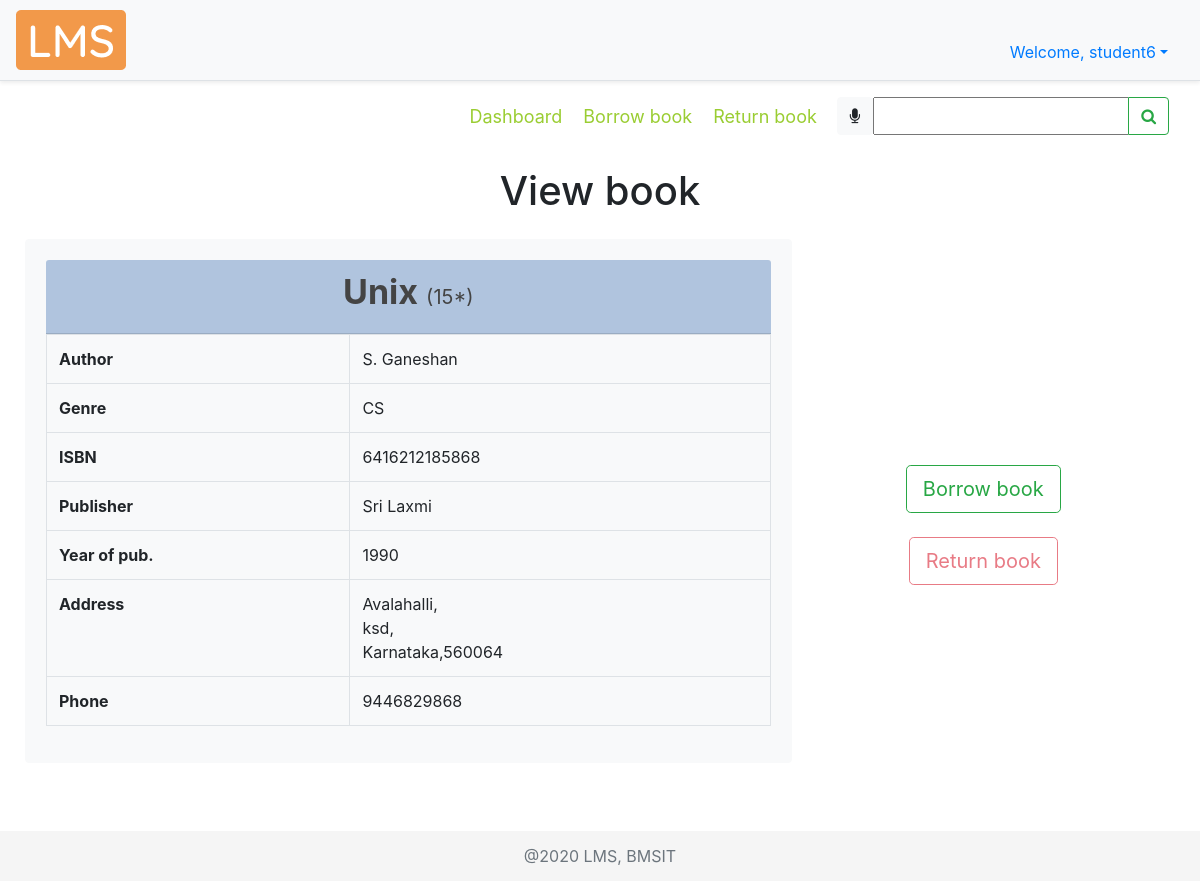
Page /viewbook/1/ (signed in) on the committed database.
### account/models.py (models this page shows, shortened)
class Account(AbstractBaseUser):
    COURSES = (
        ("ISE","Information Science Engineering"),
        ("CSE","Computer Science Engineering"),
        ("ECE","Electronics and Communication Engineering"),
        ("ME","Mechanical Engineering"),
        ("ETE","Electronics and Telecommunication Engineering"),
        ("EEE","Electrical and Electronics Engineering"),
        ("CIV","Civil Engineering"),
        ("MCA","Master of Computer Applications"),
        ("AI&ML","Artificial Intelligence and Machine Learning")
    )
    SEM = (
        (1, 1),
        (2, 2),
        (3, 3),
        (4, 4),
        (5, 5),
        (6, 6),
        (7, 7),
        (8, 8),
    )
    email = models.EmailField(verbose_name="email", max_length=50, unique=True, help_text="Email id")
    username = models.CharField(max_length=30, unique=True, help_text="Username")
    fName = models.CharField(max_length=20, help_text='First name')
    mName = models.CharField(max_length=20, help_text='Middle name', blank=True)
    lName = models.CharField(max_length=20, help_text='Last name', blank=True)
    streetAddr = models.CharField(max_length=50, help_text="Street Address", null=True)
    district = models.CharField(max_length=20, null=True, help_text="District")
    state = models.CharField(max_length=20, null=True, help_text="State")
    pinCode = models.CharField(max_length=6, null=True, help_text="PIN Code")
    phoneNum = models.CharField(max_length=10, null=True, blank=True, help_text="Phone number")
    USN = models.CharField(max_length=10, null=True, unique=True, blank=True, help_text="University Serial Number")
    course = models.CharField(max_length=50, null=True, choices=COURSES, blank=True, help_text="Branch")
    sem = models.PositiveSmallIntegerField(null=True, choices=SEM, blank=True, help_text="Semester")
    salary = models.CharField(max_length=6, null=True, blank=True, help_text="Salary")
    date_joined = models.DateTimeField(verbose_name='date joined', auto_now_add=True)
    last_login = models.DateTimeField(verbose_name='last login', auto_now=True)
    is_admin = models.BooleanField(default=False)
    is_active = models.BooleanField(default=True)
    is_staff = models.BooleanField(default=False)
    is_superuser = models.BooleanField(default=False)
    USERNAME_FIELD = 'email'
    REQUIRED_FIELDS = ['username', 'fName']
    objects = MyAccountManager()

### libraryApp/models.py (models this page shows, shortened)
class BOOK(models.Model):
    GENRE = (
        ("CS", "Computer Science"),
        ("MATH", "Mathematics"),
        ("ELE", "Electronics"),
        ("TC", "Telecommunication"),
        ("CHE", "Chemistry"),
        ("PHY", "Physics"),
        ("MEC", "Mechanics"),
        ("EVS", "Environmental Science"),
        ("BIO", "Bioengineering"),
        ("BUS", "Business Skills"),
    )
    bookTitle = models.CharField(max_length=50, help_text="Book Title")
    genre = models.CharField(max_length=30, null=True, choices=GENRE, help_text="Category")
    pubYear = models.CharField(max_length=4, null=True, help_text="Year of publication")
    isbn = models.CharField(max_length=13, null=True, unique=True, help_text="International Standard Book Number")
    librarianID = models.ForeignKey(
        settings.AUTH_USER_MODEL, null=True, on_delete=models.SET_NULL, help_text="Librarian ID")
    pubID = models.ForeignKey(PUBLISHER, null=True, on_delete=models.CASCADE, help_text="Publisher ID")
    authorID = models.ManyToManyField(AUTHOR, help_text="Authors")

class AUTHOR(models.Model):
    authorName = models.CharField(max_length=30, help_text="Author name")
    def __str__(self):
        return self.authorName

class PUBLISHER(models.Model):
    pubName = models.CharField(max_length=30, help_text="Publisher name", null=True)
    streetAddr = models.CharField(max_length=50, help_text="Street Address", null=True)
    district = models.CharField(max_length=20, help_text="District", null=True)
    state = models.CharField(max_length=20, help_text="State", null=True)
    pinCode = models.CharField(max_length=6, help_text="PIN Code", null=True)
    phoneNum = models.CharField(max_length=10, help_text="Phone number", null=True)

### libraryApp/views.py (the view, shortened to what this page needs)
# urls.py: path('viewbook/<str:bookID>/', views.viewBook, name="viewbook"),
def viewBook(request, bookID):
    viewBook = 'libraryApp/view_book.html'
    myFilter = BookFilter(request.GET, queryset=BOOK.objects.all())
    if request.method == "POST":
        print(request.POST)
        return redirect(searchBook, book=request.POST['bookTitle'])
    book = BOOK.objects.get(id=bookID)
    pub = PUBLISHER.objects.filter(book__id=book.id).first()
    stock = STOCK.objects.filter(bookID__id=book.id).first()
    authors = AUTHOR.objects.filter(book__id=book.id)
    authorList = []
    authorIDList = []
    for a in authors.all():
        if a not in authorList:  # loic to check redundancy
            authorList.append(a)
            authorIDList.append(a.id)
    authorString = ', '.join(map(str, authorList))
    bookObject = tempBook(None, book.bookTitle, book.id, book.genre, pub.id, pub.pubName,
                          book.pubYear, authorIDList, authorString, book.isbn, stock.bookCopies)
    user = request.user
    isBookBorrowed = False
    bb = user.borrowedbook_set.filter(bookID__id=bookID)
    context = {
        "book": bookObject,
        "pub": pub,
        "myFilter": myFilter,
        "isBookBorrowed" : isBookBorrowed
    }
    return render(request, viewBook, context)

### libraryApp/templates/libraryApp/view_book.html (shortened to what this page needs)
{% extends 'libraryApp/main.html' %}
{% load static %}
{% block content %}
<nav class="navbar">
  <div class="navbar-nav mySubMenu ml-auto">
   <nav>
        <a href="{% url 'dashboard' %}" title="Click here to visit dashboard">Dashboard</a>
        {% if not request.user.is_staff %}
            <a href="{% url 'borrowbook' %}" title="Click here to borrow books">Borrow book</a>
        {% endif %}
        {% if not request.user.is_staff %}
            <a href="{% url 'returnbook' %}" title="Click here to return borrowed books">Return book</a>
        {% endif %}
    </nav>
  </div>
  <form class="form-inline" method="POST">
    <div class="input-group">
      <div id="speech" class="btn btn-light" title="Click the mic to speak">
        <i class="fa fa-microphone" aria-hidden="true"></i>
      </div>
      {{myFilter.form}}
      <div class="input-group-append">
        <button id="searchButton" class="btn btn-outline-success" type="submit">
          <i class="fa fa-search"></i>
        </button>
      </div>
    </div>
  </form>
</nav>
<br>
<div>
    <h1 class="text-center">
        View book
    </h1>
</div>
<div class="row align-items-center viewBook mt-4">
    <div class="card card-body border-light bg-light col-md-8">
        <div class="card-header text-center cardHead">
            <div class="row justify-content-center">
                <h3 class="font-weight-bold bookTitle">
                    {{book.bookTitle}} <span class="small">({{book.stock}}*)</span>
                </h3>
            </div>
        </div>
        <div>
            <table class="table table-bordered">
                <tbody>
                    <tr>
                        <th scope="row">Author</th>
                        <td>{{book.author}}</td>
                    </tr>
                    <tr>
                        <th scope="row">Genre</th>
                        <td>{{book.genre}}</td>
                    </tr>
                    <tr>
                        <th scope="row">ISBN</th>
                        <td>{{book.isbn}}</td>
                    </tr>
                    <tr>
                        <th scope="row">Publisher</th>
                        <td>{{book.pubName}}</td>
                    </tr>
                    <tr>
                        <th scope="row">Year of pub.</th>
                        <td>{{book.pubYear}}</td>
                    </tr>
                    <tr>
                        <th scope="row">Address</th>
                        <td>{{pub.streetAddr}},<br> {{pub.district}},<br> {{pub.state}},{{pub.pinCode}}</td>
                    </tr>
                    <tr>
                        <th scope="row">Phone</th>
                        <td>{{pub.phoneNum}}</td>
                    </tr>
                </tbody>
            </table>
        </div>
    </div>
    <div class="col-md-4 mt-5">
        <div class="row justify-content-center">
            <button type="button" onclick="location.href='{% url 'requestBorrowBook' book.bookID %}'" class="btn btn-outline-success btn-lg"
                    data-toggle="tooltip" data-placement="right"
                    title="Click here to borrow '{{book.bookTitle}}'">Borrow book</button>
        </div>
        <br>
        <div class="row justify-content-center">
            <button type="button" onclick="location.href='{% url 'requestReturnBook' book.bookID %}'" class="btn btn-outline-danger btn-lg"
            {% if request.user.is_staff or not isBookBorrowed %}disabled{% endif %}
                    data-toggle="tooltip" data-placement="right"
                    title="Click here to return '{{book.bookTitle}}'">Return book</button>
        </div>
    </div>
</div>
<br>
{% endblock %}

### libraryApp/templates/libraryApp/navbar.html (shortened to what this page needs)
{% load static %}
    <div class="d-flex flex-column flex-md-row align-items-center p-2 px-md-3 mb-2 bg-light border-bottom shadow-sm">
      <img class="logo my-0 mr-md-auto font-weight-normal" src="{% static '/img/lms.png' %}" alt="LMS Logo">
        <nav class="nav pt-4">
            <li class="nav-item dropdown">
              <a class="nav-link dropdown-toggle" data-toggle="dropdown" role="button">Welcome, {{request.user.username}}</a>
            </li>
      </nav>
    </div>

### static/css/main.css (style rules this page uses)
html { position: relative; min-height: 100%; }
body { margin-bottom: 60px; background-color: #fff; }
.mySubMenu { margin-right: 10px; padding: 2px; font-size: large; }
.mySubMenu a { padding-left: 8px; padding-right: 8px; color: yellowgreen; }

### libraryApp/templates/libraryApp/view_book.html (style rules this page uses)
.viewBook { margin: 10px; }
.bookTitle { font-size: 34px; color: #444444; }
.cardHead { background-color: lightsteelblue; }
.small { font-size: 20px; }

### rows in the picture
Account: user.username "student6"
BOOK: bookTitle "Unix", genre "CS", isbn "6416212185868", pubYear "1990"
AUTHOR: author "S. Ganeshan"
PUBLISHER: pubName "Sri Laxmi", streetAddr "Avalahalli", district "ksd", state "Karnataka", pinCode "560064", phoneNum "9446829868"

### other values in the picture
{{ book.stock }} "15"
